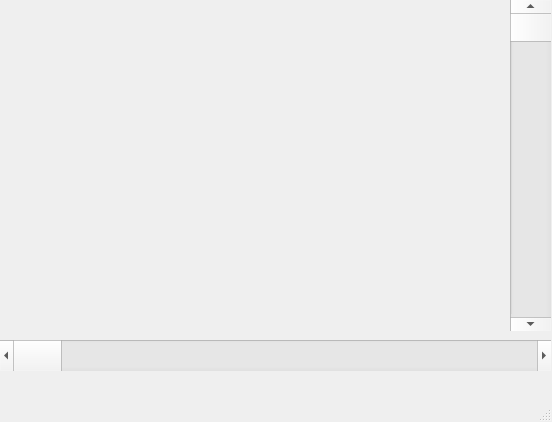
<?xml version="1.0" encoding="UTF-8"?>
<ui version="4.0">
 <class>MainWindow</class>
 <widget class="QMainWindow" name="MainWindow">
  <property name="geometry">
   <rect>
    <x>0</x>
    <y>0</y>
    <width>552</width>
    <height>422</height>
   </rect>
  </property>
  <property name="windowTitle">
   <string>MainWindow</string>
  </property>
  <widget class="QWidget" name="centralwidget">
   <widget class="QScrollBar" name="horizontalScrollBar">
    <property name="geometry">
     <rect>
      <x>0</x>
      <y>340</y>
      <width>551</width>
      <height>31</height>
     </rect>
    </property>
    <property name="orientation">
     <enum>Qt::Horizontal</enum>
    </property>
   </widget>
   <widget class="QScrollBar" name="verticalScrollBar">
    <property name="geometry">
     <rect>
      <x>510</x>
      <y>0</y>
      <width>41</width>
      <height>331</height>
     </rect>
    </property>
    <property name="orientation">
     <enum>Qt::Vertical</enum>
    </property>
   </widget>
  </widget>
  <widget class="QMenuBar" name="menubar">
   <property name="geometry">
    <rect>
     <x>0</x>
     <y>0</y>
     <width>552</width>
     <height>26</height>
    </rect>
   </property>
  </widget>
  <widget class="QStatusBar" name="statusbar"/>
 </widget>
 <resources/>
 <connections/>
</ui>
